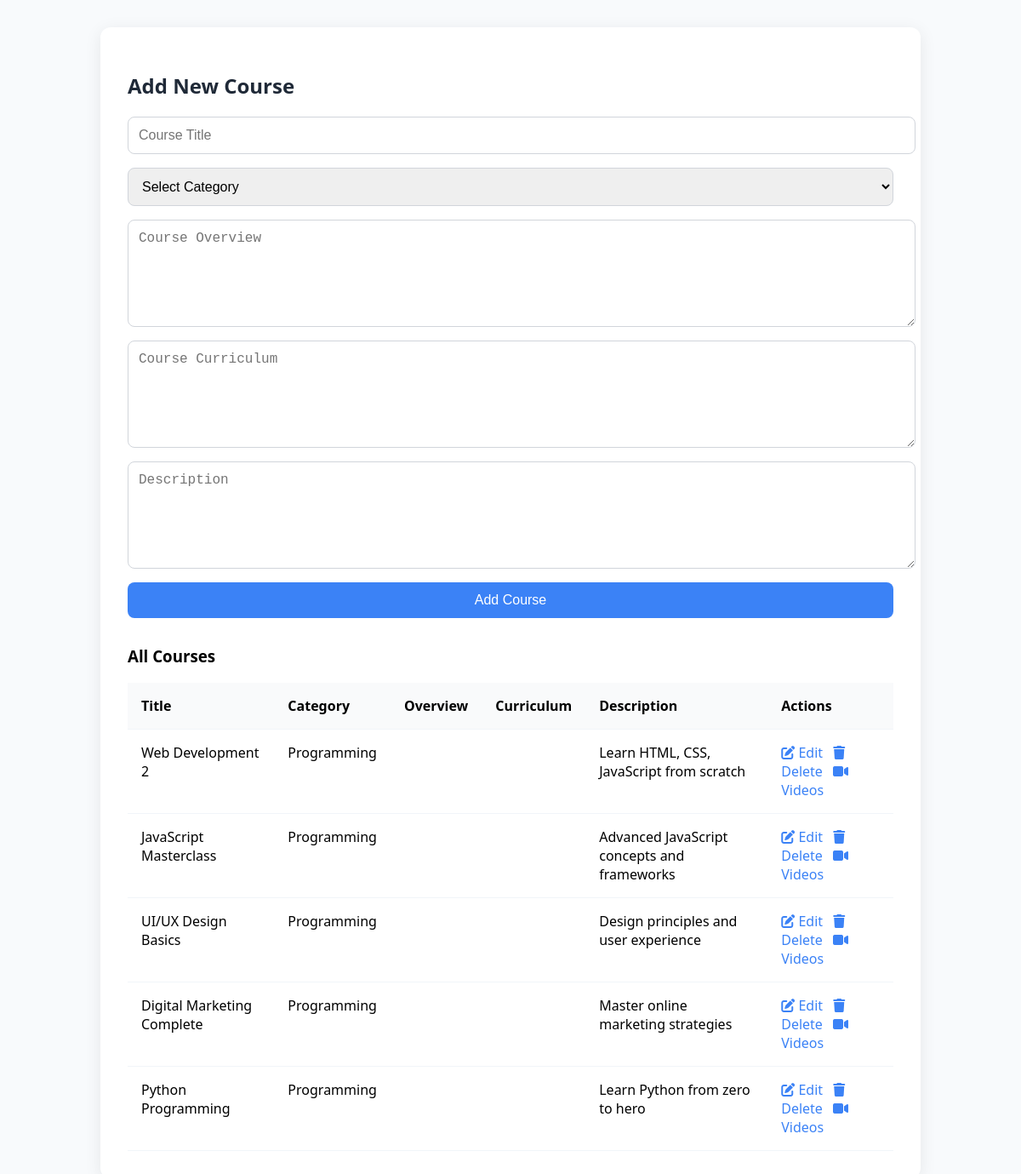
/admin_courses.php (signed in), run on the app's committed database.
### tables this page shows
CREATE TABLE `course_list` (
  `id` int(11) NOT NULL,
  `teacher_id` int(11) DEFAULT 1,
  `category_id` int(11) DEFAULT 1,
  `title` varchar(200) NOT NULL,
  `description` text DEFAULT NULL,
  `price` decimal(10,2) DEFAULT 0.00,
  `duration_hours` int(11) DEFAULT 0,
  `level` enum('beginner','intermediate','advanced') DEFAULT 'beginner',
  `thumbnail` varchar(255) DEFAULT NULL,
  `status` varchar(20) DEFAULT 'active',
  `created_at` timestamp NOT NULL DEFAULT current_timestamp(),
  `curriculum` text DEFAULT NULL,
  `overview` text DEFAULT NULL
);

CREATE TABLE `categories` (
  `id` int(11) NOT NULL,
  `name` varchar(100) NOT NULL,
  `description` text DEFAULT NULL,
  `created_at` timestamp NOT NULL DEFAULT current_timestamp()
);

### admin_courses.php (the view, shortened to what this page needs)
<?php
$pdo = getDbConnection();
$courses = $pdo->query("
    SELECT c.*, cat.name AS category_name
    FROM course_list c
    LEFT JOIN categories cat ON c.category_id = cat.id
    ORDER BY c.created_at DESC
")->fetchAll(PDO::FETCH_ASSOC);
$editCourse = null;
?>
<!DOCTYPE html>
<html lang="en">
<head>
<link href="https://cdnjs.cloudflare.com/ajax/libs/font-awesome/6.2.0/css/all.min.css" rel="stylesheet" />
</head>
<body>
<div class="admin-container">
    <h2><?php echo $editCourse ? "Edit Course" : "Add New Course"; ?></h2>
    <form method="POST" autocomplete="off">
        <input type="text" name="title" required placeholder="Course Title" value="<?php echo htmlspecialchars($editCourse['title'] ?? ''); ?>">
        <select name="category_id" required>
            <option value="">Select Category</option>
        </select>
        <textarea name="overview" placeholder="Course Overview"><?php echo htmlspecialchars($editCourse['overview'] ?? ''); ?></textarea>
        <textarea name="curriculum" placeholder="Course Curriculum"><?php echo htmlspecialchars($editCourse['curriculum'] ?? ''); ?></textarea>
        <textarea name="description" placeholder="Description"><?php echo htmlspecialchars($editCourse['description'] ?? ''); ?></textarea>
        <button type="submit"><?php echo $editCourse ? "Update" : "Add"; ?> Course</button>
    </form>
    <h3>All Courses</h3>
    <table>
        <thead>
            <tr>
                <th>Title</th>
                <th>Category</th>
                <th>Overview</th>
                <th>Curriculum</th>
                <th>Description</th>
                <th>Actions</th>
            </tr>
        </thead>
        <tbody>
            <?php foreach ($courses as $course): ?>
            <tr>
                <td><?php echo htmlspecialchars($course['title']); ?></td>
                <td><?php echo htmlspecialchars($course['category_name'] ?? 'Uncategorized'); ?></td>
                <td><?php echo nl2br(htmlspecialchars($course['overview'] ?? '')); ?></td>
                <td><?php echo nl2br(htmlspecialchars($course['curriculum'] ?? '')); ?></td>
                <td><?php echo nl2br(htmlspecialchars($course['description'] ?? '')); ?></td>
                <td class="actions">
                    <a href="?edit=<?php echo $course['id']; ?>"><i class="fas fa-edit"></i> Edit</a>
                    <a href="?delete=<?php echo $course['id']; ?>" onclick="return confirm('Are you sure you want to delete this course?')"><i class="fas fa-trash"></i> Delete</a>
                    <a href="admin_videos.php?course_id=<?php echo $course['id']; ?>"><i class="fas fa-video"></i> Videos</a>
                </td>
            </tr>
            <?php endforeach; ?>
        </tbody>
    </table>
</div>
</body>
</html>

### admin_courses.php (style rules this page uses)
body { background: #f8fafc; font-family: 'Segoe UI', Tahoma, Geneva, Verdana, sans-serif; margin: 0; padding: 2rem; }
.admin-container { max-width: 900px; margin: auto; background: white; padding: 2rem; border-radius: 12px; box-shadow: 0 4px 20px rgba(0, 0, 0, 0.08); }
h2 { color: #1f2937; }
form { display: grid; gap: 1rem; margin-bottom: 2rem; }
input, textarea, select { width: 100%; padding: 0.75rem; border: 1px solid #d1d5db; border-radius: 8px; font-size: 1rem; resize: vertical; }
button { padding: 0.75rem 1.5rem; background: #3b82f6; color: white; border: none; border-radius: 8px; cursor: pointer; font-size: 1rem; }
table { width: 100%; border-collapse: collapse; }
th, td { text-align: left; padding: 1rem; border-bottom: 1px solid #f1f5f9; vertical-align: top; }
th { background: #f9fafb; }
.actions a { margin-right: 0.5rem; text-decoration: none; color: #3b82f6; }
textarea { min-height: 100px; }

### data on the page
course_list: title "Web Development 2", category.name "Programming", description "Learn HTML, CSS, JavaScript from scratch"
course_list: title "JavaScript Masterclass", category.name "Programming", description "Advanced JavaScript concepts and frameworks"
course_list: title "UI/UX Design Basics", category.name "Programming", description "Design principles and user experience"
course_list: title "Digital Marketing Complete", category.name "Programming", description "Master online marketing strategies"
course_list: title "Python Programming", category.name "Programming", description "Learn Python from zero to hero"
